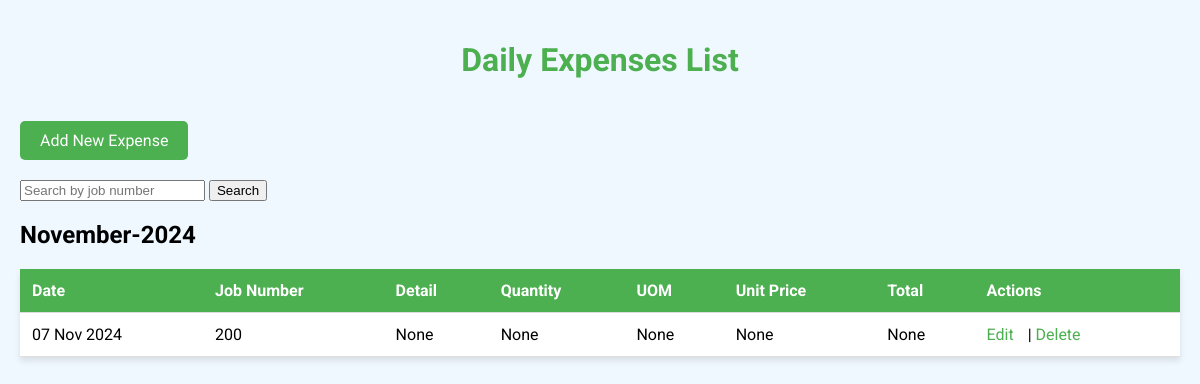
The page /kgw/daily-expenses/ on the database its author committed.
### kgw_management/models.py (models this page shows, shortened)
class KGWDailyExpense(models.Model):
    date = models.DateField(blank=True, null=True)
    job_no = models.CharField(max_length=100)
    detail = models.TextField(blank=True, null=True)
    quantity = models.IntegerField(blank=True, null=True)
    uom = models.CharField(max_length=20, blank=True, null=True)
    unit_price = models.DecimalField(max_digits=10, decimal_places=2, blank=True, null=True)
    total = models.DecimalField(max_digits=10, decimal_places=2, blank=True, null=True)

### kgw_management/views.py (the view)
# urls.py: path('daily-expenses/', views.DailyExpenseListView.as_view(), name='daily-expense-list'),
class DailyExpenseListView(ListView):
    model = KGWDailyExpense
    template_name = 'kgw_management/daily_expense_list.html'
    def get_queryset(self):
        queryset = super().get_queryset()  # Get the default queryset
        query = self.request.GET.get('q')  # Get the search query
        if query:
            queryset = queryset.filter(Q(job_no__icontains=query))
        return queryset

### kgw_management/templates/kgw_management/daily_expense_list.html (shortened to what this page needs)
<!DOCTYPE html>
<html lang="en">
<head>
</head>
<body>
    <h1>Daily Expenses List</h1>
    <a href="{% url 'daily-expense-create' %}" class="add-expense">Add New Expense</a>
    <form method="get" action="{% url 'daily-expense-list' %}">
        <input type="text" name="q" value="{{ request.GET.q }}" placeholder="Search by job number">
        <button type="submit">Search</button>
    </form>
    {% regroup object_list by date|date:"F-Y" as grouped_expenses %}
    {% for group in grouped_expenses %}
        <h2>{{ group.grouper }}</h2>
        <table>
            <thead>
                <tr>
                    <th>Date</th>
                    <th>Job Number</th>
                    <th>Detail</th>
                    <th>Quantity</th>
                    <th>UOM</th>
                    <th>Unit Price</th>
                    <th>Total</th>
                    <th>Actions</th>
                </tr>
            </thead>
            <tbody>
                {% for expense in group.list %}
                    <tr>
                        <td>{{ expense.date|date:"d M Y" }}</td>
                        <td>{{ expense.job_no }}</td>
                        <td>{{ expense.detail }}</td>
                        <td>{{ expense.quantity }}</td>
                        <td>{{ expense.uom }}</td>
                        <td>{{ expense.unit_price }}</td>
                        <td>{{ expense.total }}</td>
                        <td class="action-links">
                            <a href="{% url 'daily-expense-update' expense.pk %}">Edit</a> |
                            <a href="{% url 'daily-expense-delete' expense.pk %}">Delete</a>
                        </td>
                    </tr>
                {% empty %}
                    <tr>
                        <td colspan="8" style="text-align: center;">No expenses found for this date.</td>
                    </tr>
                {% endfor %}
            </tbody>
        </table>
    {% endfor %}
</body>
</html>

### kgw_management/templates/kgw_management/daily_expense_list.html (style rules this page uses)
body { font-family: 'Roboto', sans-serif; background-color: #f0f8ff; margin: 0; padding: 20px; }
h1 { color: #4CAF50; text-align: center; }
.add-expense { display: inline-block; margin: 20px 0; padding: 10px 20px; background-color: #4CAF50; color: white; text-decoration: none; border-radius: 5px; }
table { width: 100%; border-collapse: collapse; background-color: white; box-shadow: 0 4px 6px rgba(0, 0, 0, 0.1); }
th, td { padding: 12px; text-align: left; border-bottom: 1px solid #ddd; }
th { background-color: #4CAF50; color: white; }
.action-links a { margin-right: 10px; text-decoration: none; color: #4CAF50; }

### rows shown on the page
KGWDailyExpense: date "07 Nov 2024", job_no "200", detail "None", quantity "None", uom "None", unit_price "None", total "None"

### other values the page prints
{{ group.grouper }} "November-2024"
